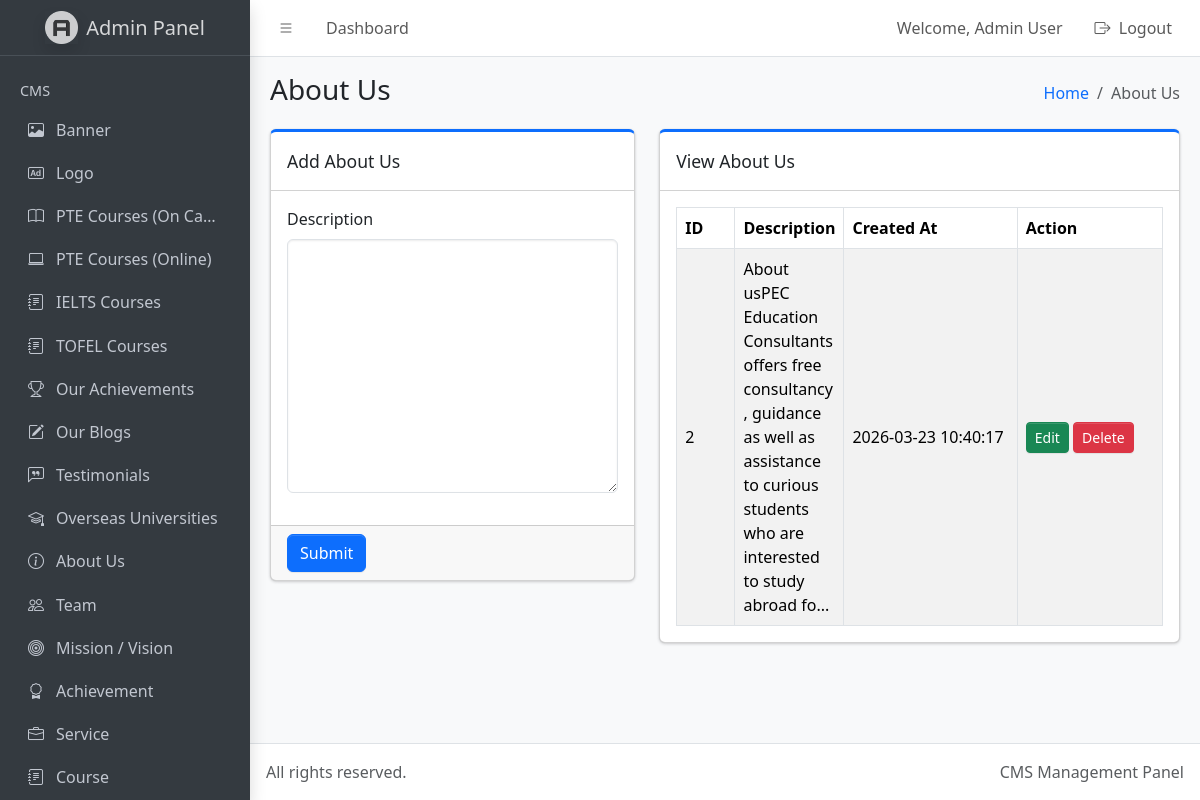
/admin/dist/about-us.php (signed in), run on the app's committed database.
### tables this page shows
CREATE TABLE `about_us` (
  `id` int(11) NOT NULL,
  `description` longtext NOT NULL,
  `created_at` timestamp NOT NULL DEFAULT current_timestamp()
);

### admin/dist/about-us.php (the view, shortened to what this page needs)
<?php
require_once '../../db.php';
$edit_mode = false;
$edit_data = [
    'id' => '',
    'description' => ''
];
?>
<!doctype html>
<html lang="en">
  <head>
    <link
      rel="stylesheet"
      href="https://cdn.jsdelivr.net/npm/@fontsource/source-sans-3@5.0.12/index.css"
      media="print"
      onload="this.media='all'"
    />
    <link
      rel="stylesheet"
      href="https://cdn.jsdelivr.net/npm/overlayscrollbars@2.11.0/styles/overlayscrollbars.min.css"
    />
    <link
      rel="stylesheet"
      href="https://cdn.jsdelivr.net/npm/bootstrap-icons@1.13.1/font/bootstrap-icons.min.css"
    />
    <link rel="stylesheet" href="./css/adminlte.css" />
  </head>
  <body class="layout-fixed sidebar-expand-lg bg-body-tertiary">
    <div class="app-wrapper">
      <nav class="app-header navbar navbar-expand bg-body">
        <div class="container-fluid">
          <ul class="navbar-nav">
            <li class="nav-item">
              <a class="nav-link" data-lte-toggle="sidebar" href="#" role="button">
                <i class="bi bi-list"></i>
              </a>
            </li>
            <li class="nav-item d-none d-md-block">
              <a href="index.php" class="nav-link">Dashboard</a>
            </li>
          </ul>
          <ul class="navbar-nav ms-auto">
            <li class="nav-item d-none d-md-block">
              <span class="nav-link">
                Welcome,
                <?php echo isset($_SESSION['name']) ? htmlspecialchars($_SESSION['name']) : 'Admin'; ?>
              </span>
            </li>
            <li class="nav-item">
              <a href="logout.php" class="nav-link">
                <i class="bi bi-box-arrow-right me-1"></i> Logout
              </a>
            </li>
          </ul>
        </div>
      </nav>
      <aside class="app-sidebar bg-body-secondary shadow" data-bs-theme="dark">
        <div class="sidebar-brand">
          <a href="index.php" class="brand-link">
            <img
              src="./assets/img/AdminLTELogo.png"
              alt="Admin Logo"
              class="brand-image opacity-75 shadow"
            />
            <span class="brand-text fw-light">Admin Panel</span>
          </a>
        </div>
        <div class="sidebar-wrapper">
          <nav class="mt-2">
  <ul
    class="nav sidebar-menu flex-column"
    data-lte-toggle="treeview"
    role="navigation"
    aria-label="Main navigation"
    data-accordion="false"
    id="navigation"
  >
    <li class="nav-header">CMS</li>
    <li class="nav-item">
      <a href="index.php" class="nav-link">
        <i class="nav-icon bi bi-image"></i>
        <p>Banner</p>
      </a>
    </li>
    <li class="nav-item">
      <a href="logo.php" class="nav-link">
        <i class="nav-icon bi bi-badge-ad"></i>
        <p>Logo</p>
      </a>
    </li>
    <li class="nav-item">
      <a href="pte-courses-campus.php" class="nav-link">
        <i class="nav-icon bi bi-book"></i>
        <p>PTE Courses (On Campus)</p>
      </a>
    </li>
    <li class="nav-item">
      <a href="pte-courses-online.php" class="nav-link">
        <i class="nav-icon bi bi-laptop"></i>
        <p>PTE Courses (Online)</p>
      </a>
    </li>
    <li class="nav-item">
      <a href="ielts-courses.php" class="nav-link">
        <i class="nav-icon bi bi-journal-text"></i>
        <p>IELTS Courses</p>
      </a>
    </li>
    <li class="nav-item">
      <a href="tofel-courses.php" class="nav-link">
        <i class="nav-icon bi bi-journal-text"></i>
        <p>TOFEL Courses</p>
      </a>
    </li>
    <li class="nav-item">
      <a href="our-achievements.php" class="nav-link">
        <i class="nav-icon bi bi-trophy"></i>
        <p>Our Achievements</p>
      </a>
    </li>
    <li class="nav-item">
      <a href="blogs.php" class="nav-link">
        <i class="nav-icon bi bi-pencil-square"></i>
        <p>Our Blogs</p>
      </a>
    </li>
    <li class="nav-item">
      <a href="testimonials.php" class="nav-link">
        <i class="nav-icon bi bi-chat-left-quote"></i>
        <p>Testimonials</p>
      </a>
    </li>
    <li class="nav-item">
      <a href="overseas-universities.php" class="nav-link">
        <i class="nav-icon bi bi-mortarboard"></i>
        <p>Overseas Universities</p>
      </a>
    </li>
    <li class="nav-item">
      <a href="about-us.php" class="nav-link">
        <i class="nav-icon bi bi-info-circle"></i>
        <p>About Us</p>
      </a>
    </li>
    <li class="nav-item">
      <a href="team.php" class="nav-link">
        <i class="nav-icon bi bi-people"></i>
        <p>Team</p>
      </a>
    </li>
    <li class="nav-item">
      <a href="mission-vision.php" class="nav-link">
        <i class="nav-icon bi bi-bullseye"></i>
        <p>Mission / Vision</p>
      </a>
    </li>
    <li class="nav-item">
      <a href="achievement.php" class="nav-link">
        <i class="nav-icon bi bi-award"></i>
        <p>Achievement</p>
      </a>
    </li>
    <li class="nav-item">
      <a href="services.php" class="nav-link">
        <i class="nav-icon bi bi-briefcase"></i>
        <p>
          Service
        </p>
      </a>
    </li>
    <li class="nav-item">
      <a href="courses.php" class="nav-link">
        <i class="nav-icon bi bi-journal-text"></i>
        <p>
          Course
        </p>
      </a>
    </li>
  </ul>
</nav>
        </div>
      </aside>
      <main class="app-main">
        <div class="app-content-header">
          <div class="container-fluid">
            <div class="row">
              <div class="col-sm-6">
                <h3 class="mb-0">About Us</h3>
              </div>
              <div class="col-sm-6">
                <ol class="breadcrumb float-sm-end">
                  <li class="breadcrumb-item"><a href="index.php">Home</a></li>
                  <li class="breadcrumb-item active" aria-current="page">About Us</li>
                </ol>
              </div>
            </div>
          </div>
        </div>
        <div class="app-content">
          <div class="container-fluid">
            <div class="row">
              <div class="col-md-5">
                <div class="card card-primary card-outline mb-4">
                  <div class="card-header">
                    <div class="card-title">
                      <?php echo $edit_mode ? 'Edit About Us' : 'Add About Us'; ?>
                    </div>
                  </div>
                  <form action="" method="post">
                    <div class="card-body">
                      <div class="mb-3">
                        <label class="form-label">Description</label>
                        <textarea
                          name="description"
                          id="description"
                          class="form-control"
                          rows="10"
                        ><?php echo htmlspecialchars($edit_data['description']); ?></textarea>
                      </div>
                    </div>
                    <div class="card-footer">
                      <button type="submit" name="submit_about_us" class="btn btn-primary">
                        <?php echo $edit_mode ? 'Update' : 'Submit'; ?>
                      </button>
                    </div>
                  </form>
                </div>
              </div>
              <div class="col-md-7">
                <div class="card card-primary card-outline mb-4">
                  <div class="card-header">
                    <div class="card-title">View About Us</div>
                  </div>
                  <div class="card-body table-responsive">
                    <table class="table table-bordered table-striped align-middle">
                      <thead>
                        <tr>
                          <th style="width: 60px;">ID</th>
                          <th>Description</th>
                          <th style="width: 180px;">Created At</th>
                          <th style="width: 150px;">Action</th>
                        </tr>
                      </thead>
                      <tbody>
                        <?php
                        $about_query = mysqli_query($conn, "SELECT * FROM about_us ORDER BY id DESC");
                        if ($about_query && mysqli_num_rows($about_query) > 0) {
                            while ($row = mysqli_fetch_assoc($about_query)) {
                        ?>
                          <tr>
                            <td><?php echo $row['id']; ?></td>
                            <td class="description-preview">
                              <?php echo mb_strimwidth(strip_tags($row['description']), 0, 150, '...'); ?>
                            </td>
                            <td><?php echo $row['created_at']; ?></td>
                            <td>
                              <a
                                href="about-us.php?edit_id=<?php echo $row['id']; ?>"
                                class="btn btn-success btn-sm"
                              >
                                Edit
                              </a>
                              <a
                                href="about-us.php?delete_id=<?php echo $row['id']; ?>"
                                class="btn btn-danger btn-sm"
                                onclick="return confirm('Are you sure you want to delete this content?')"
                              >
                                Delete
                              </a>
                            </td>
                          </tr>
                        <?php
                            }
                        } else {
                        ?>
                          <tr>
                            <td colspan="4" class="text-center">No content found.</td>
                          </tr>
                        <?php } ?>
                      </tbody>
                    </table>
                  </div>
                </div>
              </div>
            </div>
          </div>
        </div>
      </main>
      <footer class="app-footer">
        <div class="float-end d-none d-sm-inline">CMS Management Panel</div>
        All rights reserved.
      </footer>
    </div>
  </body>
</html>

### admin/dist/about-us.php (style rules this page uses)
.description-preview { max-width: 420px; white-space: normal; word-break: break-word; }

### data on the page
about_us: id "2", description "About usPEC Education Consultants offers free consultancy, guidance as well as assistance to curious students who are interested to study abroad fo...", created_at "2026-03-23 10:40:17"

### other printed values
$_SESSION['name'] "Admin User"
